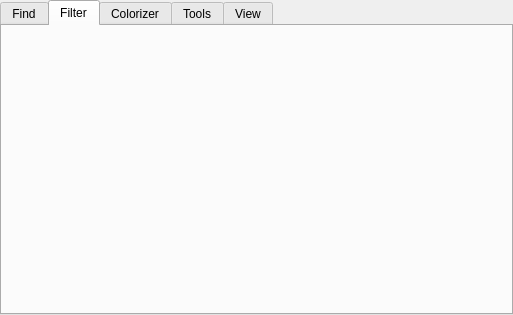
<?xml version="1.0" encoding="UTF-8"?>
<ui version="4.0">
 <class>SettingsTable</class>
 <widget class="QDockWidget" name="SettingsTable">
  <property name="geometry">
   <rect>
    <x>0</x>
    <y>0</y>
    <width>513</width>
    <height>315</height>
   </rect>
  </property>
  <property name="floating">
   <bool>true</bool>
  </property>
  <property name="allowedAreas">
   <set>Qt::NoDockWidgetArea</set>
  </property>
  <property name="windowTitle">
   <string>Table Settings</string>
  </property>
  <widget class="QWidget" name="dockWidgetContents">
   <layout class="QGridLayout" name="gridLayout_2">
    <property name="margin">
     <number>0</number>
    </property>
    <property name="spacing">
     <number>0</number>
    </property>
    <item row="0" column="0">
     <layout class="QHBoxLayout" name="horizontalLayout_2">
      <property name="spacing">
       <number>0</number>
      </property>
      <property name="margin">
       <number>0</number>
      </property>
      <item>
       <widget class="QTabWidget" name="tabWidget">
        <property name="currentIndex">
         <number>1</number>
        </property>
        <widget class="QWidget" name="findPage">
         <attribute name="icon">
          <iconset resource="resources.qrc">
           <normaloff>:/images/find.png</normaloff>:/images/find.png</iconset>
         </attribute>
         <attribute name="title">
          <string>Find</string>
         </attribute>
        </widget>
        <widget class="QWidget" name="filterPage">
         <attribute name="icon">
          <iconset resource="resources.qrc">
           <normaloff>:/images/filter.png</normaloff>:/images/filter.png</iconset>
         </attribute>
         <attribute name="title">
          <string>Filter</string>
         </attribute>
         <layout class="QGridLayout" name="gridLayout_4">
          <property name="margin">
           <number>0</number>
          </property>
          <property name="spacing">
           <number>0</number>
          </property>
          <item row="0" column="0">
           <widget class="logs::FilterMgr" name="widget" native="true"/>
          </item>
         </layout>
        </widget>
        <widget class="QWidget" name="colorizerPage">
         <attribute name="icon">
          <iconset resource="resources.qrc">
           <normaloff>:/images/colorize.png</normaloff>:/images/colorize.png</iconset>
         </attribute>
         <attribute name="title">
          <string>Colorizer</string>
         </attribute>
         <layout class="QVBoxLayout" name="verticalLayout">
          <property name="spacing">
           <number>0</number>
          </property>
          <property name="margin">
           <number>0</number>
          </property>
          <item>
           <widget class="ColorizerMgr" name="colorizer" native="true"/>
          </item>
         </layout>
        </widget>
        <widget class="QWidget" name="toolPage">
         <attribute name="icon">
          <iconset resource="resources.qrc">
           <normaloff>:/images/tools.png</normaloff>:/images/tools.png</iconset>
         </attribute>
         <attribute name="title">
          <string>Tools</string>
         </attribute>
         <layout class="QGridLayout" name="gridLayout_3">
          <property name="margin">
           <number>0</number>
          </property>
          <property name="spacing">
           <number>0</number>
          </property>
          <item row="0" column="0">
           <layout class="QHBoxLayout" name="horizontalLayout">
            <property name="spacing">
             <number>0</number>
            </property>
            <item>
             <widget class="QPushButton" name="applyButton">
              <property name="maximumSize">
               <size>
                <width>50</width>
                <height>15</height>
               </size>
              </property>
              <property name="font">
               <font>
                <family>Lucida Console</family>
                <pointsize>7</pointsize>
               </font>
              </property>
              <property name="text">
               <string>Apply</string>
              </property>
             </widget>
            </item>
            <item>
             <widget class="QCheckBox" name="tableShowCheckBox">
              <property name="text">
               <string>show</string>
              </property>
              <property name="checked">
               <bool>false</bool>
              </property>
             </widget>
            </item>
            <item>
             <spacer name="horizontalSpacer">
              <property name="orientation">
               <enum>Qt::Horizontal</enum>
              </property>
              <property name="sizeHint" stdset="0">
               <size>
                <width>40</width>
                <height>20</height>
               </size>
              </property>
             </spacer>
            </item>
            <item>
             <widget class="QPushButton" name="saveButton">
              <property name="maximumSize">
               <size>
                <width>16777215</width>
                <height>15</height>
               </size>
              </property>
              <property name="font">
               <font>
                <family>Lucida Console</family>
                <pointsize>7</pointsize>
               </font>
              </property>
              <property name="toolTip">
               <string>&lt;html&gt;&lt;head/&gt;&lt;body&gt;&lt;p&gt;Saves ONLY settings of THIS table. Does not save widget screen position, this information is stored in Preset.&lt;/p&gt;&lt;/body&gt;&lt;/html&gt;</string>
              </property>
              <property name="text">
               <string>Save</string>
              </property>
             </widget>
            </item>
            <item>
             <spacer name="horizontalSpacer_2">
              <property name="orientation">
               <enum>Qt::Horizontal</enum>
              </property>
              <property name="sizeHint" stdset="0">
               <size>
                <width>40</width>
                <height>20</height>
               </size>
              </property>
             </spacer>
            </item>
           </layout>
          </item>
          <item row="1" column="0">
           <layout class="QGridLayout" name="gridLayout">
            <property name="spacing">
             <number>0</number>
            </property>
            <item row="0" column="0" rowspan="3">
             <widget class="QListView" name="columnView">
              <property name="toolTip">
               <string>Select columns to show/hide</string>
              </property>
              <property name="alternatingRowColors">
               <bool>false</bool>
              </property>
              <property name="textElideMode">
               <enum>Qt::ElideMiddle</enum>
              </property>
              <property name="spacing">
               <number>0</number>
              </property>
              <property name="uniformItemSizes">
               <bool>true</bool>
              </property>
             </widget>
            </item>
            <item row="0" column="1" rowspan="3">
             <widget class="QListView" name="rowView">
              <property name="toolTip">
               <string>Selects rows to hide</string>
              </property>
             </widget>
            </item>
           </layout>
          </item>
         </layout>
        </widget>
        <widget class="QWidget" name="viewPage">
         <attribute name="icon">
          <iconset resource="resources.qrc">
           <normaloff>:/images/view.png</normaloff>:/images/view.png</iconset>
         </attribute>
         <attribute name="title">
          <string>View</string>
         </attribute>
         <layout class="QGridLayout" name="gridLayout_7">
          <item row="1" column="0">
           <spacer name="verticalSpacer">
            <property name="orientation">
             <enum>Qt::Vertical</enum>
            </property>
            <property name="sizeHint" stdset="0">
             <size>
              <width>20</width>
              <height>40</height>
             </size>
            </property>
           </spacer>
          </item>
          <item row="0" column="0">
           <layout class="QGridLayout" name="gridLayout_6">
            <property name="spacing">
             <number>9</number>
            </property>
            <item row="4" column="1">
             <widget class="QSpinBox" name="syncGroupSpinBox">
              <property name="toolTip">
               <string>Identifier of the synchronization group.
All tables with the same number will have inputs synchronized.
0 means no synchronization with other tables.</string>
              </property>
              <property name="prefix">
               <string/>
              </property>
             </widget>
            </item>
            <item row="3" column="0">
             <widget class="QLabel" name="label_3">
              <property name="font">
               <font>
                <family>Verdana</family>
                <pointsize>7</pointsize>
               </font>
              </property>
              <property name="text">
               <string>Autoscroll</string>
              </property>
             </widget>
            </item>
            <item row="4" column="0">
             <widget class="QLabel" name="label">
              <property name="font">
               <font>
                <family>Verdana</family>
                <pointsize>7</pointsize>
               </font>
              </property>
              <property name="text">
               <string>Sync Group</string>
              </property>
             </widget>
            </item>
            <item row="2" column="0">
             <widget class="QLabel" name="label_2">
              <property name="font">
               <font>
                <family>Verdana</family>
                <pointsize>7</pointsize>
               </font>
              </property>
              <property name="text">
               <string>Hide empty</string>
              </property>
             </widget>
            </item>
            <item row="2" column="1">
             <widget class="QCheckBox" name="sparseCheckBox">
              <property name="toolTip">
               <string>&lt;html&gt;&lt;head/&gt;&lt;body&gt;&lt;p&gt;Enables proxy mode that performs auto-hiding of empty columns/rows&lt;/p&gt;&lt;/body&gt;&lt;/html&gt;</string>
              </property>
              <property name="text">
               <string/>
              </property>
             </widget>
            </item>
            <item row="3" column="1">
             <widget class="QCheckBox" name="autoScrollCheckBox">
              <property name="text">
               <string/>
              </property>
             </widget>
            </item>
            <item row="0" column="0">
             <widget class="QLabel" name="label_4">
              <property name="text">
               <string>Filter enabled</string>
              </property>
             </widget>
            </item>
            <item row="0" column="1">
             <widget class="QCheckBox" name="filteringEnabledCheckBox">
              <property name="text">
               <string/>
              </property>
             </widget>
            </item>
           </layout>
          </item>
          <item row="0" column="1">
           <spacer name="horizontalSpacer_3">
            <property name="orientation">
             <enum>Qt::Horizontal</enum>
            </property>
            <property name="sizeHint" stdset="0">
             <size>
              <width>40</width>
              <height>20</height>
             </size>
            </property>
           </spacer>
          </item>
         </layout>
        </widget>
       </widget>
      </item>
     </layout>
    </item>
   </layout>
  </widget>
 </widget>
 <customwidgets>
  <customwidget>
   <class>logs::FilterMgr</class>
   <extends>QWidget</extends>
   <header location="global">widgets/logs/filters/filtermgr.h</header>
   <container>1</container>
  </customwidget>
  <customwidget>
   <class>ColorizerMgr</class>
   <extends>QWidget</extends>
	 <header location="global">filters/colorizers/colorizermgr.h</header>
   <container>1</container>
  </customwidget>
 </customwidgets>
 <resources>
  <include location="resources.qrc"/>
 </resources>
 <connections/>
</ui>
